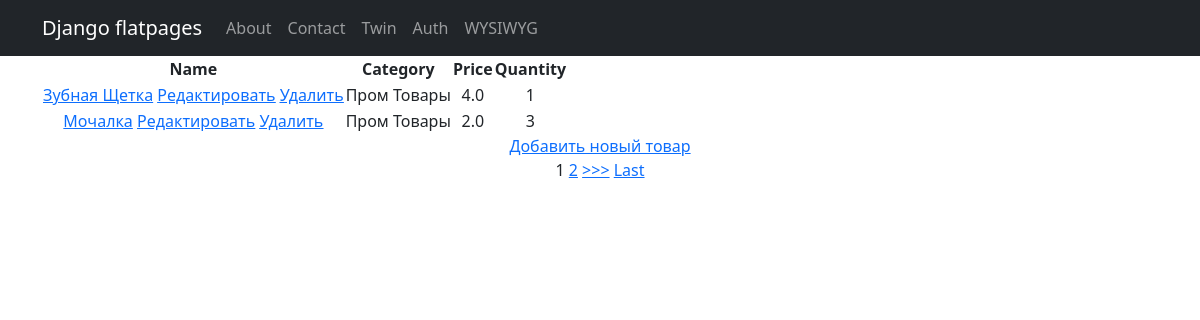
Before: /products/ with the older database file.
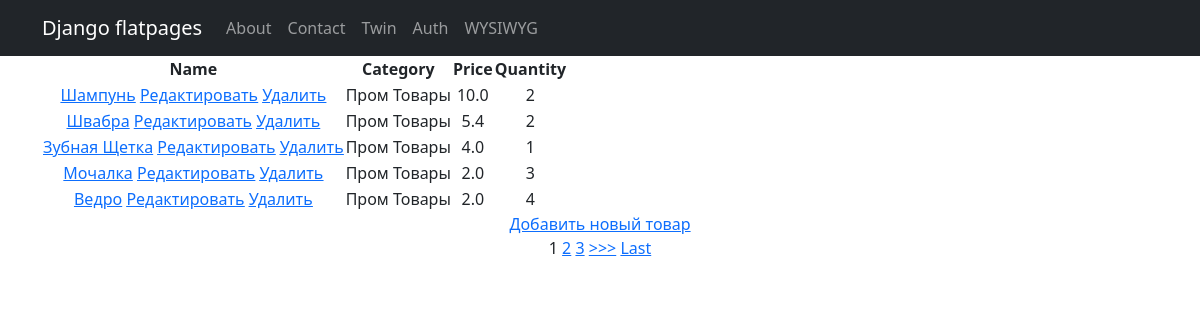
After: the same page with the newer database file.
### simpleapp/models.py (models this page shows, shortened)
class Product(models.Model):
    name = models.CharField(max_length=200)
    description = models.TextField()
    quantity = models.IntegerField(validators=[MinValueValidator(0, 'Quantity should be >= 0')])
    price = models.FloatField(validators=[MinValueValidator(0.0, 'Price should be >= 0.0')])
    category = models.ForeignKey('Category', on_delete=models.CASCADE)

class Category(models.Model):
    name = models.CharField(max_length=200)

### simpleapp/views.py (the view)
# urls.py: path('', ProductList.as_view()),
class ProductList(ListView):
    model = Product
    template_name = 'products.html'
    context_object_name = 'products'
    ordering = ['-price']
    paginate_by = 1
    def get_context_data(self, **kwargs):
        context = super().get_context_data(**kwargs)
        context['filter'] = ProductFilter(self.request.GET, queryset=self.get_queryset())
        return context

### templates/products.html (shortened to what this page needs)
{% extends 'flatpages/default.html' %}
{% block content %}
<table>
    <thead>
        <th>
            Name
        </th>
        <th>
            Category
        </th>
        <th>
            Price
        </th>
        <th>
            Quantity
        </th>
    </thead>
    {% for product in filter.qs %}
    <tr>
        <td>
            <a href="{% url 'product_detail' product.id %}">{{ product.name|title }}</a>
            <a href="{% url 'product_update' product.id %}"><u>Редактировать</u></a>
            <a href="{% url 'product_delete' product.id %}"><u> Удалить </u></a>
        </td>
        <td>
            {{ product.category.name|title }}
        </td>
        <td>
            {{ product.price }}
        </td>
        <td>
            {{ product.quantity }}
        </td>
    </tr>
    {% endfor %}
</table>
<a href="{% url 'product_create' %}">Добавить новый товар</a> <br>
{% if is_paginated %}
    {% for num in page_obj.paginator.page_range %}
        {% if page_obj.number == num %}
            <a>{{ num }}</a>
        {% elif num > page_obj.number|add:'-3' and num < page_obj.number|add:'3' %}
            <a href="?page={{ num }}">{{ num }}</a>
        {% endif %}
    {% endfor %}
    {% if page_obj.has_next %}
        <a href="?page={{ page_obj.next_page_number }}">>>></a>
        <a href="?page={{ page_obj.paginator.num_pages }}">Last</a>
    {% endif %}
{% endif %}
<br>
{% endblock content %}

### templates/flatpages/default.html (shortened to what this page needs)
<!DOCTYPE html>
<html lang="en">
    <head>
        {% load static %}
        <link href="{% static 'css/styles.css' %}" rel="stylesheet" />
    </head>
    <body>
        <nav class="navbar navbar-expand-lg navbar-dark bg-dark static-top">
           <div class="container">
               <a class="navbar-brand" href="#">Django flatpages</a>
               <div class="collapse navbar-collapse" id="navbarResponsive">
                   <ul class="navbar-nav ml-auto">
                       <li class="nav-item">
                           <a class="nav-link" href="/about/">About</a>
                       </li>
                       <li class="nav-item">
                           <a class="nav-link" href="/contacts/">Contact</a>
                       </li>
                       <li class="nav-item">
                           <a class="nav-link" href="/twin/">Twin</a>
                       </li>
                       <li class="nav-item">
                           <a class="nav-link" href="/auth/">Auth</a>
                       </li>
                       <li class="nav-item">
                           <a class="nav-link" href="/content/">WYSIWYG</a>
                       </li>
                   </ul>
               </div>
           </div>
        </nav>
        <div class="container">
           <div class="row">
               <div class="col-lg-12 text-center">
                   {% block content %}{% endblock content %}
               </div>
           </div>
        </div>
    </body>
</html>

Changed rows visible on the page:
added Product: name "Шампунь", category.name "Пром Товары", price "10.0", quantity "2"
added Product: name "Швабра", category.name "Пром Товары", price "5.4", quantity "2"
added Product: name "Ведро", category.name "Пром Товары", price "2.0", quantity "4"
Other visible differences:
new list line: "3"
